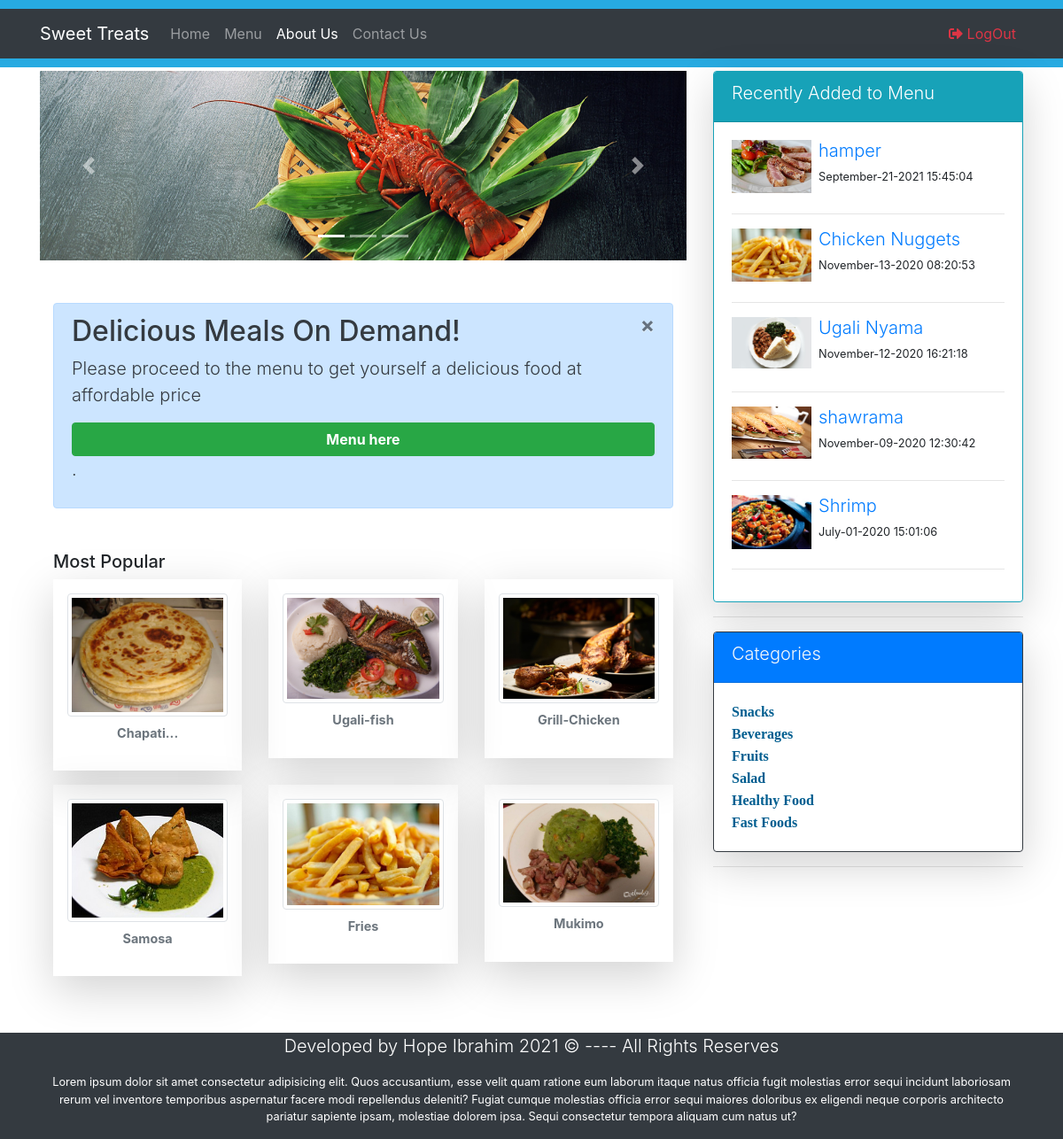
/index.php (signed in), run on the app's committed database.
### tables this page shows
CREATE TABLE `products` (
  `id` int(11) NOT NULL,
  `datetime` varchar(50) NOT NULL,
  `product_name` varchar(100) NOT NULL,
  `category` varchar(100) NOT NULL,
  `author` varchar(100) NOT NULL,
  `product_price` float NOT NULL,
  `product_image` varchar(100) NOT NULL
);

CREATE TABLE `category` (
  `id` int(10) NOT NULL,
  `title` varchar(100) NOT NULL,
  `author` varchar(100) NOT NULL,
  `datetime` varchar(50) NOT NULL
);

### index.php (the view, shortened to what this page needs)
<!DOCTYPE html>
<html lang="en">
<head>
  <link rel="stylesheet" href="bootstrap4/css/bootstrap.min.css" />
</head>
<body>
  <div style="height: 10px; background: #27aae1;"></div>
  <?php include 'Includes/indexPageNavbar.php';?>
  <div style="height: 10px; background: #27aae1;" class="mb-1"></div>
  <div class="container">
    <div class="row">
      <div class="col-12 col-lg-8">
        <div id="FoodCarousel" class="carousel slide" data-ride="carousel">
          <ol class="carousel-indicators">
            <li class="active" data-target="#FoodCarousel" data-slide-to="0" aria-current="location"></li>
            <li data-target="#FoodCarousel" data-slide-to="1"></li>
            <li data-target="#FoodCarousel" data-slide-to="2"></li>
          </ol>
          <div class="carousel-inner">
            <div class="carousel-item active">
              <img class="d-block w-100" src="img/slide002.jpg" alt="">
              <div class="carousel-caption d-none d-md-block">
              </div>
            </div>
          </div>
          <a class="carousel-control-prev" href="#FoodCarousel" data-slide="prev" role="button">
            <span class="carousel-control-prev-icon" aria-hidden="true"></span>
          </a>
          <a class="carousel-control-next" href="#FoodCarousel" data-slide="next" role="button">
            <span class="carousel-control-next-icon" aria-hidden="true"></span>
          </a>
        </div>
        <div class="container my-5">
          <div class="alert alert-primary mb-4 text-dark" role="alert">
            <h2 class="alert-heading">Delicious Meals On Demand!
              <button type="button" class="close" data-dismiss="alert" aria-label="Close">
                <span aria-hidden="true">&times;</span>
            </h2>
            <p class="lead">Please proceed to the menu to get yourself a delicious food at affordable price
              <a href="healthyFood.php" class="alert-link btn btn-success btn-block text-white mt-3">Menu here</a>.
            </p>
          </div>
        </div>
        <div class="container my-3 my-sm-5">
          <h5>Most Popular</h5>
          <div class="row">
            <div class="col-12 col-sm-6 col-lg-4">
              <figure class="figure shadow-lg p-3">
                <img src="img/Chapati...jpg" class="figure-img img-fluid img-thumbnail" alt="figure-image">
                <figcaption class="figure-caption">
                  <p class="text-center font-weight-bolder">Chapati...</p>
                </figcaption>
              </figure>
            </div>
            <div class="col-12 col-sm-6 col-lg-4">
              <figure class="figure shadow-lg p-3">
                <img src="img/ugali-fish.jpg" class="figure-img img-fluid img-thumbnail" alt="figure-image">
                <figcaption class="figure-caption">
                  <p class="text-center font-weight-bolder">Ugali-fish</p>
                </figcaption>
              </figure>
            </div>
            <div class="col-12 col-sm-6 col-lg-4">
              <figure class="figure shadow-lg p-3">
                <img src="img/chicken720.jpg" class="figure-img img-fluid img-thumbnail" alt="figure-image">
                <figcaption class="figure-caption">
                  <p class="text-center font-weight-bolder">Grill-Chicken</p>
                </figcaption>
              </figure>
            </div>
            <div class="col-12 col-sm-6 col-lg-4">
              <figure class="figure shadow-lg p-3">
                <img src="img/samosa.jpg" class="figure-img img-fluid img-thumbnail" alt="figure-image">
                <figcaption class="figure-caption">
                  <p class="text-center font-weight-bolder">Samosa</p>
                </figcaption>
              </figure>
            </div>
            <div class="col-12 col-sm-6 col-lg-4">
              <figure class="figure shadow-lg p-3">
                <img src="img/chips.jpg" class="figure-img img-fluid img-thumbnail" alt="figure-image">
                <figcaption class="figure-caption">
                  <p class="text-center font-weight-bolder">Fries</p>
                </figcaption>
              </figure>
            </div>
            <div class="col-12 col-sm-6 col-lg-4">
              <figure class="figure shadow-lg p-3">
                <img src="img/Mukimo.jpg" class="figure-img img-fluid img-thumbnail" alt="figure-image">
                <figcaption class="figure-caption">
                  <p class="text-center font-weight-bolder">Mukimo</p>
                </figcaption>
              </figure>
            </div>
          </div>
        </div>
      </div>
      <div class="col-12 col-lg-4">
        <div class="card shadow-lg border-info mb-3">
          <div class="card-header bg-info text-white">
            <h2 class="lead"> Recently Added to Menu</h2>
          </div>
          <div class="card-body">
            <?php
            global $ConnectingDB;
            $sql = "SELECT * FROM products ORDER BY id desc LIMIT 0,5";
            $stmt = $ConnectingDB->query($sql);
            while ($DataRows = $stmt->fetch()) {
              $DateTime = $DataRows["datetime"];
              $ProductImage = $DataRows["product_image"];
              $ProductTitle = $DataRows["product_name"];
            ?>
              <div class="media">
                <img src="Uploads/<?php echo htmlentities($ProductImage); ?>" class="d-block img-fluid align-self-start" width="90" height="94" alt="">
                <div class="media-body ml-2">
                  <a style="text-decoration:none;" href="healthyFood.php">
                    <h6 class="lead"><?php echo htmlentities($ProductTitle); ?></h6>
                  </a>
                  <p class="small"><?php echo htmlentities($DateTime); ?></p>
                </div>
              </div>
              <hr>
            <?php } ?>
          </div>
        </div>
        <hr>
        <div class="card shadow-lg border-dark">
          <div class="card-header bg-primary text-light">
            <h2 class="lead">Categories</h2>
          </div>
          <div class="card-body">
            <?php
            global $ConnectingDB;
            $sql = "SELECT * FROM category ORDER BY id desc";
            $stmt = $ConnectingDB->query($sql);
            while ($DataRows = $stmt->fetch()) {
              $CategoryName = $DataRows["title"];
            ?>
              <a href="healthyFood.php?category=<?php echo htmlentities($CategoryName); ?>"> <span class="heading"> <?php echo htmlentities($CategoryName); ?></span> </a><br>
            <?php } ?>
          </div>
        </div>
        <hr>
      </div>
    </div>
  </div>
  <?php include 'Includes/footer.php';?>
</body>
</html>

### index.php (style rules this page uses)
.heading { font-family: Bitter, Georgia, "Times New Roman", Times, serif; font-weight: bold; color: #005e90; }

### data on the page
products: product_image (picture), product_name "hamper", datetime "September-21-2021 15:45:04"
products: product_image (picture), product_name "Chicken Nuggets", datetime "November-13-2020 08:20:53"
products: product_image (picture), product_name "Ugali Nyama", datetime "November-12-2020 16:21:18"
products: product_image (picture), product_name "shawrama", datetime "November-09-2020 12:30:42"
products: product_image (picture), product_name "Shrimp", datetime "July-01-2020 15:01:06"
category: title "Snacks"
category: title "Beverages"
category: title "Fruits"
category: title "Salad"
category: title "Healthy Food"
category: title "Fast Foods"
